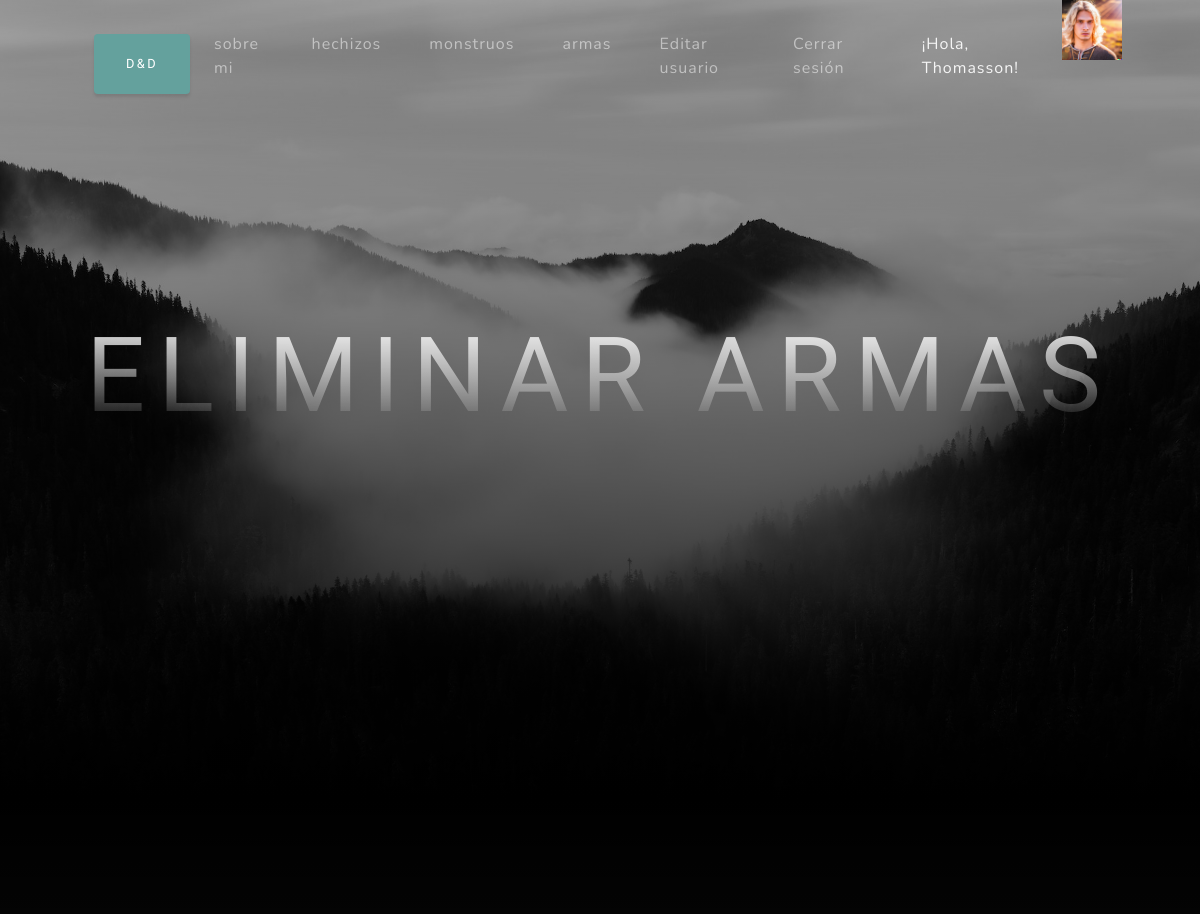
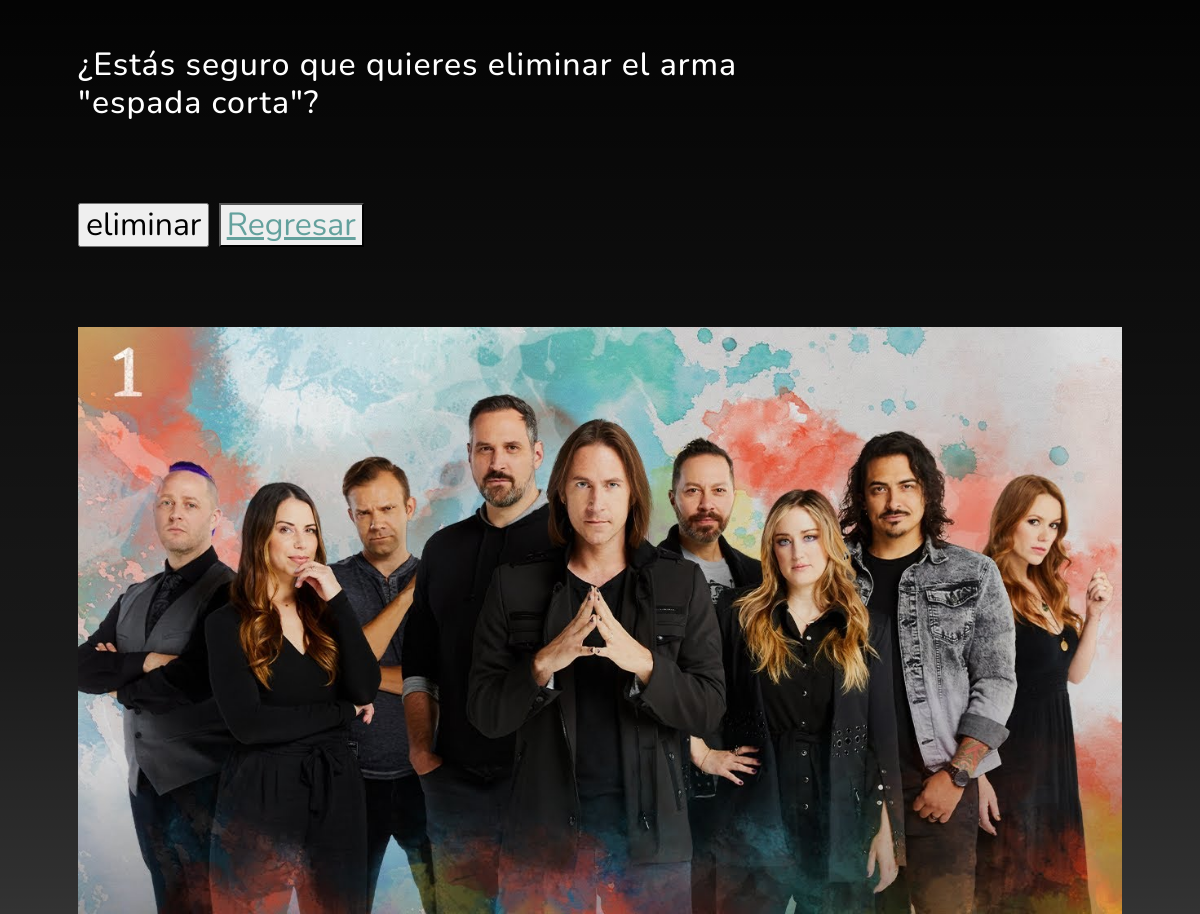
Screenshot of /FamilyApp/armas/borrar/4 (signed in) with the database file from the repository (2 pictures, top to bottom).
### FamilyApp/models.py (models this page shows, shortened)
class Avatar(models.Model):
    usuario = models.ForeignKey(User, on_delete=models.CASCADE)
    imagen = models.ImageField(upload_to="avatares", null=True, blank=True)

class Weapons(models.Model):
    nombre = models.CharField(max_length=30)
    tipo = models.CharField(max_length=30)
    versatil = models.BooleanField()
    legendaria = models.BooleanField(default=False)
    descripcion = models.TextField(max_length=200, default="")
    puntaje = models.FloatField(default=0)
    opinion = models.TextField(max_length=200, default="")
    imagen = models.ImageField(upload_to="FamilyApp/assets/img/", default="FamilyApp/assets/img/blank.png")

### FamilyApp/views.py (the view)
# urls.py: path("armas/borrar/<int:pk>", DeleteWeapons.as_view(), name="BorrarArmas"),
class DeleteWeapons(LoginRequiredMixin, DeleteView):
    model = Weapons
    success_url = "/FamilyApp/armas/lista"

### FamilyApp/templates/FamilyApp/weapons_confirm_delete.html
{% extends "FamilyApp/padre.html" %}
{% block titulo %}
Eliminar armas
{% endblock%}
{% block formulario %}
    <form action="", method="POST"> {% csrf_token %}
            <p> ¿Estás seguro que quieres eliminar el arma "{{object.nombre}}"? </p>
        <input type="submit" value="eliminar">
        <button>
            <a href="{% url 'ListaArmas' %}"> Regresar </a>
        </button>
    </form>
{% endblock%}

### FamilyApp/templates/FamilyApp/padre.html (shortened to what this page needs)
<!DOCTYPE html>
<html lang="en">
    <head>
        {% load static %}
        <link href="{% static 'FamilyApp/css/styles.css' %}" rel="stylesheet" />
    </head>
    <body id="page-top">
        <nav class="navbar navbar-expand-lg navbar-light fixed-top" id="mainNav">
            <div class="container px-4 px-lg-5">
                <div class="collapse navbar-collapse" id="navbarResponsive">
                    <a class="btn btn-primary" href={% url 'inicio' %}>D&D</a>
                    <ul class="navbar-nav ms-auto">
                        <li class="nav-item"><a class="nav-link" href="{% url 'about' %}">sobre mi</a></li>
                        <li class="nav-item"><a class="nav-link" href="{% url 'ListaHechizos' %}">hechizos</a></li>
                        <li class="nav-item"><a class="nav-link" href="{% url 'Soon' %}">monstruos</a></li>
                        <li class="nav-item"><a class="nav-link" href="{% url 'ListaArmas' %}">armas</a></li>
                        {% if request.user.is_authenticated %}
                        <li class="nav-item"><a class="nav-link" href="{% url 'EditarUsuario' %}">Editar usuario</a></li>
                        <li class="nav-item"><a class="nav-link" href="{% url 'CerrarSesion' %}">Cerrar sesión</a></li>
                        {% with user.avatar_set.last as mi_imagen %}
                        {% if mi_imagen %}
                       <li class="nav-item"><p class="nav-link" style="color: whitesmoke;"> ¡Hola, {{user.username}}!</p></li>
                       <img src="{{ mi_imagen.imagen.url }}" style="max-width: 60px; max-height: 60px;">
                        {% endif %}
                        {% endwith %}
                        {% else %}
                        <li class="nav-item"><a class="nav-link" href="{% url 'IniciarSesion' %}">Iniciar sesión</a></li>
                        <li class="nav-item"><a class="nav-link" href="{% url 'Registrarse' %}">Registarse</a></li>
                        {% endif %}
                    </ul>
                </div>
            </div>
        </nav>
        <header class="masthead">
            <div class="container px-4 px-lg-5 d-flex h-100 align-items-center justify-content-center">
                <div class="d-flex justify-content-center">
                    <div class="text-center">
                        <h1 class="mx-auto my-0 text-uppercase">
                            {% block titulo %}
                            {% endblock %}
                        </h1>
                    </div>
                </div>
            </div>
        </header>
        <section class="about-section" id="about">
            <div class="container px-4 px-lg-5">
                <div class="row gx-4 gx-lg-5">
                    <div class="col-lg-8">
                        <h2 class="text-white mb-4">
                            {% block formulario %}
                            {% endblock%}
                        </h2>
                    </div>
                </div>
                {% block imagen %}
                <img class="img-fluid" src="{% static 'FamilyApp/assets/img/maxresdefault.jpg' %}" alt="..." />
                {% endblock %}
            </div>
        </section>

### rows the page displays
Avatar: imagen (picture)
Weapons: nombre "espada corta"

### other values shown
{{ user.username }} "Thomasson"
